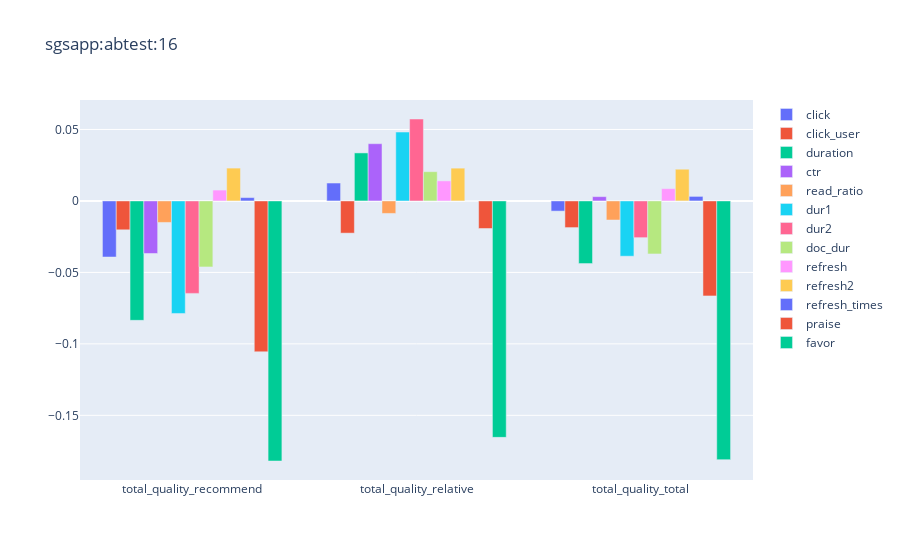
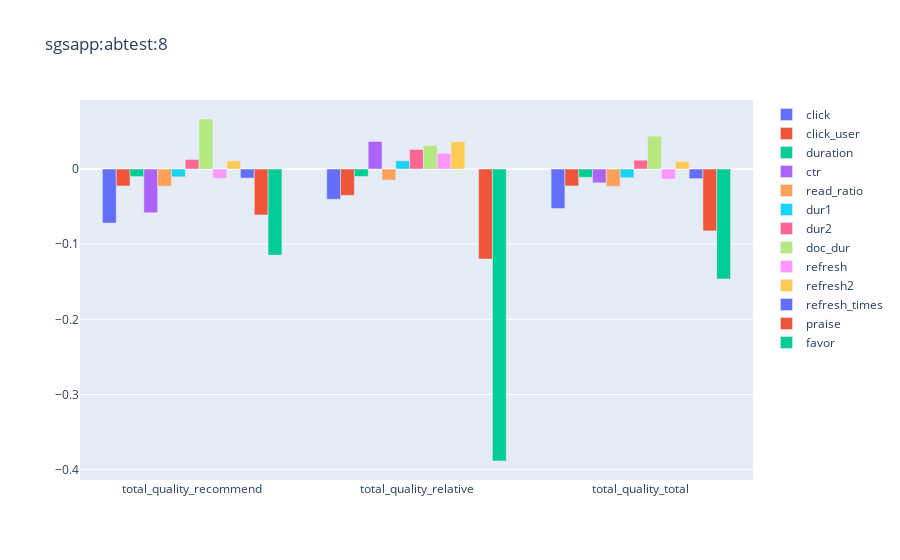

Notebook source saved alongside these figures, in order:
### Code cell
show('total_quality')

### Figure 1 — Plotly figure (JSON) as saved in the notebook; plotly's stock layout.template omitted (floating-point values rounded to 4 significant figures)
{"data": [{"name": "click", "type": "bar", "x": ["total_quality_recommend", "total_quality_relative", "total_quality_total"], "y": [-0.03924, 0.01253, -0.007122]}, {"name": "click_user", "type": "bar", "x": ["total_quality_recommend", "total_quality_relative", "total_quality_total"], "y": [-0.0202, -0.02252, -0.01864]}, {"name": "duration", "type": "bar", "x": ["total_quality_recommend", "total_quality_relative", "total_quality_total"], "y": [-0.08353, 0.0336, -0.0438]}, {"name": "ctr", "type": "bar", "x": ["total_quality_recommend", "total_quality_relative", "total_quality_total"], "y": [-0.03676, 0.04006, 0.003012]}, {"name": "read_ratio", "type": "bar", "x": ["total_quality_recommend", "total_quality_relative", "total_quality_total"], "y": [-0.01504, -0.008742, -0.01334]}, {"name": "dur1", "type": "bar", "x": ["total_quality_recommend", "total_quality_relative", "total_quality_total"], "y": [-0.07874, 0.0482, -0.03867]}, {"name": "dur2", "type": "bar", "x": ["total_quality_recommend", "total_quality_relative", "total_quality_total"], "y": [-0.06468, 0.05733, -0.02568]}, {"name": "doc_dur", "type": "bar", "x": ["total_quality_recommend", "total_quality_relative", "total_quality_total"], "y": [-0.04615, 0.02047, -0.03709]}, {"name": "refresh", "type": "bar", "x": ["total_quality_recommend", "total_quality_relative", "total_quality_total"], "y": [0.007608, 0.01403, 0.008578]}, {"name": "refresh2", "type": "bar", "x": ["total_quality_recommend", "total_quality_relative", "total_quality_total"], "y": [0.02298, 0.02295, 0.0222]}, {"name": "refresh_times", "type": "bar", "x": ["total_quality_recommend", "total_quality_relative", "total_quality_total"], "y": [0.002341, 0, 0.003177]}, {"name": "praise", "type": "bar", "x": ["total_quality_recommend", "total_quality_relative", "total_quality_total"], "y": [-0.1056, -0.01929, -0.06643]}, {"name": "favor", "type": "bar", "x": ["total_quality_recommend", "total_quality_relative", "total_quality_total"], "y": [-0.1819, -0.1654, -0.181]}], "layout": {"barmode": "group", "title": {"text": "sgsapp:abtest:16"}}}

### Figure 2 — Plotly figure (JSON) as saved in the notebook; plotly's stock layout.template omitted (floating-point values rounded to 4 significant figures)
{"data": [{"name": "click", "type": "bar", "x": ["total_quality_recommend", "total_quality_relative", "total_quality_total"], "y": [-0.07189, -0.04023, -0.05249]}, {"name": "click_user", "type": "bar", "x": ["total_quality_recommend", "total_quality_relative", "total_quality_total"], "y": [-0.0226, -0.03506, -0.02248]}, {"name": "duration", "type": "bar", "x": ["total_quality_recommend", "total_quality_relative", "total_quality_total"], "y": [-0.01006, -0.009891, -0.01095]}, {"name": "ctr", "type": "bar", "x": ["total_quality_recommend", "total_quality_relative", "total_quality_total"], "y": [-0.05816, 0.03656, -0.01838]}, {"name": "read_ratio", "type": "bar", "x": ["total_quality_recommend", "total_quality_relative", "total_quality_total"], "y": [-0.02289, -0.01477, -0.02311]}, {"name": "dur1", "type": "bar", "x": ["total_quality_recommend", "total_quality_relative", "total_quality_total"], "y": [-0.01039, 0.01096, -0.01164]}, {"name": "dur2", "type": "bar", "x": ["total_quality_recommend", "total_quality_relative", "total_quality_total"], "y": [0.01278, 0.026, 0.01174]}, {"name": "doc_dur", "type": "bar", "x": ["total_quality_recommend", "total_quality_relative", "total_quality_total"], "y": [0.06656, 0.03127, 0.04368]}, {"name": "refresh", "type": "bar", "x": ["total_quality_recommend", "total_quality_relative", "total_quality_total"], "y": [-0.0124, 0.02097, -0.01345]}, {"name": "refresh2", "type": "bar", "x": ["total_quality_recommend", "total_quality_relative", "total_quality_total"], "y": [0.01072, 0.03624, 0.00988]}, {"name": "refresh_times", "type": "bar", "x": ["total_quality_recommend", "total_quality_relative", "total_quality_total"], "y": [-0.01209, 0, -0.01279]}, {"name": "praise", "type": "bar", "x": ["total_quality_recommend", "total_quality_relative", "total_quality_total"], "y": [-0.06111, -0.1198, -0.08229]}, {"name": "favor", "type": "bar", "x": ["total_quality_recommend", "total_quality_relative", "total_quality_total"], "y": [-0.1145, -0.3885, -0.1462]}], "layout": {"barmode": "group", "title": {"text": "sgsapp:abtest:8"}}}
